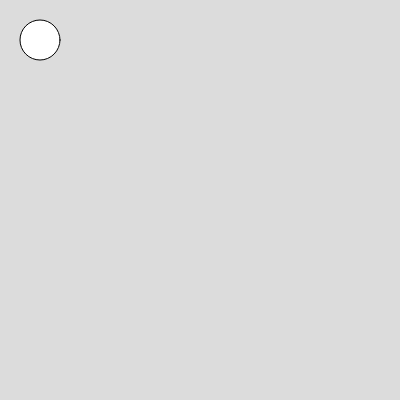
Frame 1 (no input)
Frame 60 (no input): identical to frame 1, image omitted
Frame 120 (the mouse pressed at the canvas centre since frame 60): identical to frame 1, image omitted

The p5.js sketch that drew this single still picture (run headless with seeded random() and noise() and a simulated clock; from frame 60 on, the mouse is pressed at the canvas centre):

// p5.js sketch
// ── sketch.js
function setup() {
  createCanvas(400, 400);
}

function draw() {
  background(220);
	ellipse(40,40,40,40);
	
}
